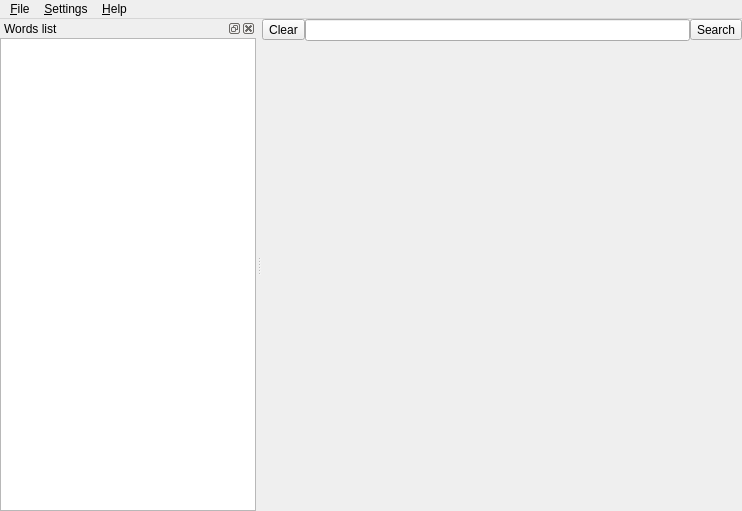
<?xml version="1.0" encoding="UTF-8"?>
<ui version="4.0">
 <class>QStarDict::MainWindow</class>
 <widget class="QMainWindow" name="QStarDict::MainWindow">
  <property name="geometry">
   <rect>
    <x>0</x>
    <y>0</y>
    <width>742</width>
    <height>511</height>
   </rect>
  </property>
  <property name="windowTitle">
   <string>QStarDict</string>
  </property>
  <property name="windowIcon">
   <iconset resource="pixmaps/pixmaps.qrc">
    <normaloff>:/icons/qstardict.png</normaloff>:/icons/qstardict.png</iconset>
  </property>
  <widget class="QWidget" name="centralwidget">
   <layout class="QGridLayout">
    <property name="leftMargin">
     <number>0</number>
    </property>
    <property name="topMargin">
     <number>0</number>
    </property>
    <property name="rightMargin">
     <number>0</number>
    </property>
    <property name="bottomMargin">
     <number>0</number>
    </property>
    <property name="spacing">
     <number>0</number>
    </property>
    <item row="0" column="0">
     <layout class="QHBoxLayout">
      <property name="spacing">
       <number>0</number>
      </property>
      <property name="leftMargin">
       <number>0</number>
      </property>
      <property name="topMargin">
       <number>0</number>
      </property>
      <property name="rightMargin">
       <number>0</number>
      </property>
      <property name="bottomMargin">
       <number>0</number>
      </property>
      <item>
       <widget class="QToolButton" name="searchClearButton">
        <property name="toolTip">
         <string>Clear the search box</string>
        </property>
        <property name="text">
         <string>Clear</string>
        </property>
        <property name="icon">
         <iconset resource="pixmaps/pixmaps.qrc">
          <normaloff>:/icons/clear-right.png</normaloff>:/icons/clear-right.png</iconset>
        </property>
        <property name="toolButtonStyle">
         <enum>Qt::ToolButtonIconOnly</enum>
        </property>
       </widget>
      </item>
      <item>
       <widget class="QLineEdit" name="searchBox"/>
      </item>
      <item>
       <widget class="QToolButton" name="queryButton">
        <property name="toolTip">
         <string>Fuzzy query</string>
        </property>
        <property name="text">
         <string>Search</string>
        </property>
        <property name="icon">
         <iconset resource="pixmaps/pixmaps.qrc">
          <normaloff>:/icons/search-filter.png</normaloff>:/icons/search-filter.png</iconset>
        </property>
        <property name="toolButtonStyle">
         <enum>Qt::ToolButtonTextBesideIcon</enum>
        </property>
       </widget>
      </item>
     </layout>
    </item>
    <item row="1" column="0">
     <widget class="DictWidget" name="translationView" native="true"/>
    </item>
   </layout>
  </widget>
  <widget class="QDockWidget" name="wordsListDock">
   <property name="features">
    <set>QDockWidget::AllDockWidgetFeatures</set>
   </property>
   <property name="allowedAreas">
    <set>Qt::NoDockWidgetArea</set>
   </property>
   <property name="windowTitle">
    <string>Words list</string>
   </property>
   <attribute name="dockWidgetArea">
    <number>1</number>
   </attribute>
   <widget class="QWidget" name="dockWidgetContents">
    <layout class="QGridLayout">
     <property name="leftMargin">
      <number>0</number>
     </property>
     <property name="topMargin">
      <number>0</number>
     </property>
     <property name="rightMargin">
      <number>0</number>
     </property>
     <property name="bottomMargin">
      <number>0</number>
     </property>
     <property name="spacing">
      <number>0</number>
     </property>
     <item row="0" column="0">
      <widget class="QListWidget" name="wordsList">
       <property name="lineWidth">
        <number>0</number>
       </property>
      </widget>
     </item>
    </layout>
   </widget>
  </widget>
  <widget class="QMenuBar" name="menubar">
   <property name="geometry">
    <rect>
     <x>0</x>
     <y>0</y>
     <width>742</width>
     <height>19</height>
    </rect>
   </property>
   <widget class="QMenu" name="menu_File">
    <property name="title">
     <string>&amp;File</string>
    </property>
    <addaction name="actionQuit"/>
   </widget>
   <widget class="QMenu" name="menuHelp">
    <property name="title">
     <string>&amp;Help</string>
    </property>
    <addaction name="actionHelp"/>
    <addaction name="actionAbout"/>
    <addaction name="actionAboutQt"/>
   </widget>
   <widget class="QMenu" name="menu_Options">
    <property name="title">
     <string>&amp;Settings</string>
    </property>
    <addaction name="actionScan"/>
    <addaction name="actionSettings"/>
   </widget>
   <addaction name="menu_File"/>
   <addaction name="menu_Options"/>
   <addaction name="menuHelp"/>
  </widget>
  <action name="actionQuit">
   <property name="icon">
    <iconset resource="pixmaps/pixmaps.qrc">
     <normaloff>:/icons/application-exit.png</normaloff>:/icons/application-exit.png</iconset>
   </property>
   <property name="text">
    <string>&amp;Quit</string>
   </property>
   <property name="shortcut">
    <string>Ctrl+Q</string>
   </property>
  </action>
  <action name="actionAbout">
   <property name="text">
    <string>&amp;About</string>
   </property>
  </action>
  <action name="actionAboutQt">
   <property name="text">
    <string>About &amp;Qt</string>
   </property>
  </action>
  <action name="actionSettings">
   <property name="icon">
    <iconset resource="pixmaps/pixmaps.qrc">
     <normaloff>:/icons/configure.png</normaloff>:/icons/configure.png</iconset>
   </property>
   <property name="text">
    <string>&amp;Configure QStarDict</string>
   </property>
  </action>
  <action name="actionScan">
   <property name="checkable">
    <bool>true</bool>
   </property>
   <property name="text">
    <string>&amp;Scan</string>
   </property>
  </action>
  <action name="actionHelp">
   <property name="icon">
    <iconset resource="pixmaps/pixmaps.qrc">
     <normaloff>:/icons/help-contents.png</normaloff>:/icons/help-contents.png</iconset>
   </property>
   <property name="text">
    <string>QStarDict &amp;Help</string>
   </property>
   <property name="shortcut">
    <string>F1</string>
   </property>
  </action>
 </widget>
 <customwidgets>
  <customwidget>
   <class>DictWidget</class>
   <extends>QWidget</extends>
   <header>dictwidget.h</header>
  </customwidget>
 </customwidgets>
 <tabstops>
  <tabstop>searchBox</tabstop>
  <tabstop>queryButton</tabstop>
  <tabstop>wordsList</tabstop>
  <tabstop>searchClearButton</tabstop>
 </tabstops>
 <resources>
  <include location="pixmaps/pixmaps.qrc"/>
 </resources>
 <connections>
  <connection>
   <sender>searchClearButton</sender>
   <signal>clicked()</signal>
   <receiver>searchBox</receiver>
   <slot>clear()</slot>
   <hints>
    <hint type="sourcelabel">
     <x>315</x>
     <y>59</y>
    </hint>
    <hint type="destinationlabel">
     <x>647</x>
     <y>61</y>
    </hint>
   </hints>
  </connection>
  <connection>
   <sender>searchClearButton</sender>
   <signal>clicked()</signal>
   <receiver>searchBox</receiver>
   <slot>setFocus()</slot>
   <hints>
    <hint type="sourcelabel">
     <x>315</x>
     <y>59</y>
    </hint>
    <hint type="destinationlabel">
     <x>647</x>
     <y>61</y>
    </hint>
   </hints>
  </connection>
  <connection>
   <sender>searchBox</sender>
   <signal>returnPressed()</signal>
   <receiver>queryButton</receiver>
   <slot>click()</slot>
   <hints>
    <hint type="sourcelabel">
     <x>438</x>
     <y>50</y>
    </hint>
    <hint type="destinationlabel">
     <x>661</x>
     <y>51</y>
    </hint>
   </hints>
  </connection>
 </connections>
</ui>
